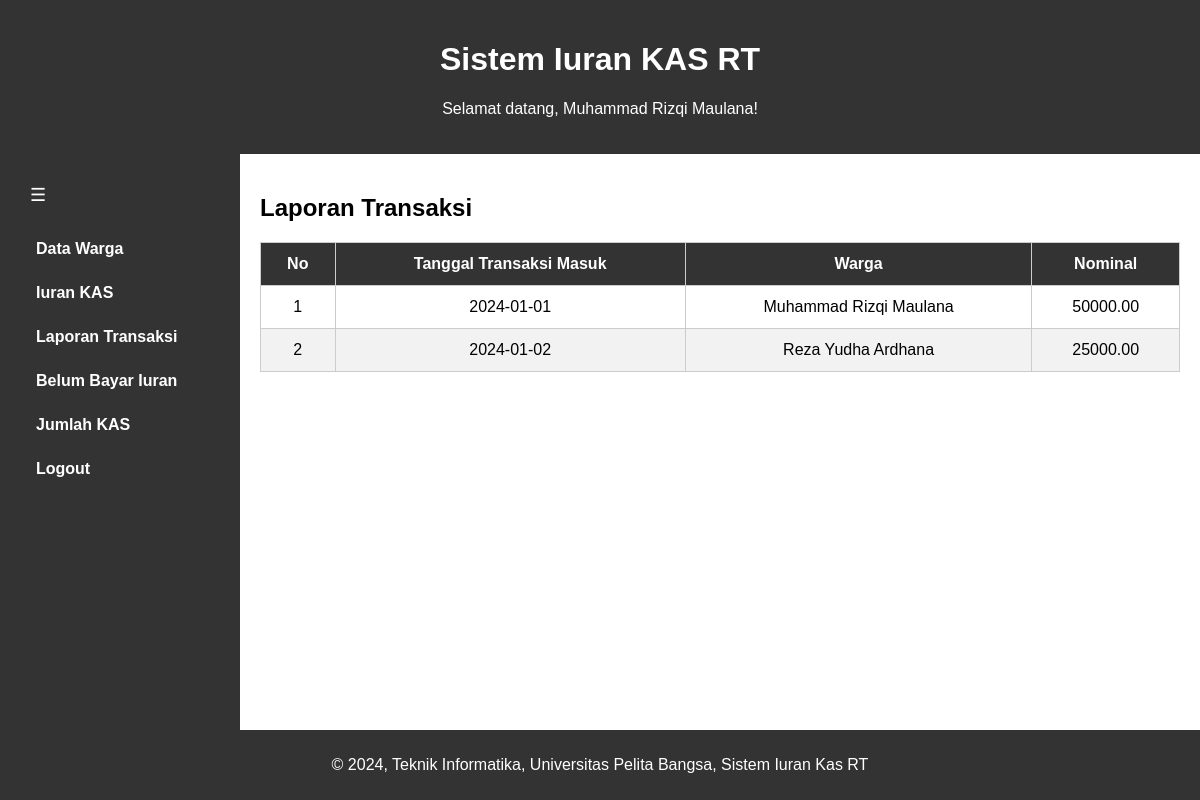
/admin/module/laporan_transaksi.php (signed in), run on the app's committed database.
### tables this page shows
CREATE TABLE `users` (
  `id` int(11) NOT NULL,
  `username` varchar(100) DEFAULT NULL,
  `password` varchar(100) DEFAULT NULL,
  `nama` varchar(200) DEFAULT NULL,
  `email` varchar(200) DEFAULT NULL,
  `status` tinyint(1) DEFAULT NULL,
  `role` tinyint(1) DEFAULT 2 COMMENT '1:Admin\n2:User'
);

CREATE TABLE `iuran` (
  `id` int(11) NOT NULL,
  `tanggal` date DEFAULT NULL,
  `warga_id` int(11) NOT NULL,
  `nominal` decimal(10,2) DEFAULT NULL,
  `keterangan` tinytext DEFAULT NULL,
  `jenis_iuran` tinyint(1) DEFAULT NULL
);

CREATE TABLE `warga` (
  `id` int(11) NOT NULL,
  `nik` varchar(50) DEFAULT NULL,
  `nama` varchar(200) DEFAULT NULL,
  `jenis_kelamin` enum('L','P') DEFAULT NULL,
  `no_hp` varchar(20) DEFAULT NULL,
  `alamat` tinytext DEFAULT NULL,
  `no_rumah` varchar(10) DEFAULT NULL,
  `status` tinyint(1) DEFAULT NULL,
  `users_id` int(11) NOT NULL
);

### admin/module/laporan_transaksi.php (the view, shortened to what this page needs)
<?php
include '../../class/koneksi.php';
$userQuery = "SELECT * FROM users WHERE id=" . $_SESSION["user_id"];
$userResult = mysqli_query($koneksi, $userQuery);
$user = mysqli_fetch_assoc($userResult);
?>
<!DOCTYPE html>
<html lang="en">
<head>
    <link rel="stylesheet" type="text/css" href="../css/admin.css">
</head>
<body>
    <div class="container">
        <header class="header">
            <h1>Sistem Iuran KAS RT</h1>
            <p>Selamat datang, <?php echo $user["nama"]; ?>!</p>
        </header>
        <div class="wrapper">
            <div class="side-bar">
                <button class="toggle-btn" onclick="toggleSidebar()">☰</button>
                <nav>
                    <ul>
                        <li><a href="../admin.php#data-warga">Data Warga</a></li>
                        <li><a href="transaksi_iuran.php">Iuran KAS</a></li>
                        <li><a href="laporan_transaksi.php">Laporan Transaksi</a></li>
                        <li><a href="belum_bayar.php">Belum Bayar Iuran</a></li>
                        <li><a href="jumlah_kas.php">Jumlah KAS</a></li>
                        <li><a href="../class/logout.php">Logout</a></li>
                    </ul>
                </nav>
            </div>
            <section id="laporan-transaksi" class="col-9">
                <h2>Laporan Transaksi</h2>
                <table>
                    <thead>
                        <tr>
                            <th>No</th>
                            <th>Tanggal Transaksi Masuk</th>
                            <th>Warga</th>
                            <th>Nominal</th>
                        </tr>
                    </thead>
                    <tbody>
                        <?php
                        $laporanTransaksiQuery = "SELECT iuran.id, iuran.tanggal, warga.nama AS warga, iuran.nominal
                                                FROM iuran
                                                JOIN warga ON iuran.warga_id = warga.id";
                        $laporanTransaksiResult = mysqli_query($koneksi, $laporanTransaksiQuery);
                        $nomorBaris = 1;
                        while ($row = mysqli_fetch_assoc($laporanTransaksiResult)) {
                            echo "<tr>";
                            echo "<td>" . $nomorBaris . "</td>";
                            echo "<td>" . $row["tanggal"] . "</td>";
                            echo "<td>" . $row["warga"] . "</td>";
                            echo "<td>" . $row["nominal"] . "</td>";
                            echo "</tr>";
                            $nomorBaris++;
                        }
                        ?>
                    </tbody>
                </table>
            </section>
        </div>
        <footer>
            <p>&copy; 2024, Teknik Informatika, Universitas Pelita Bangsa, Sistem Iuran Kas RT</p>
        </footer>
    </div>
</body>
</html>

### admin/css/admin.css (style rules this page uses)
body { font-family: 'Arial', sans-serif; margin: 0; padding: 0; }
.container { width: 100%; margin: 0 auto; min-height: 100vh; display: flex; flex-direction: column; }
.header { background-color: #333; color: #fff; padding: 20px; text-align: center; }
.wrapper { flex: 1; display: flex; }
.side-bar { background-color: #333; color: #fff; padding: 20px; min-width: 200px; transition: all 0.3s; }
.side-bar ul { list-style: none; padding: 0; }
.side-bar li { margin-bottom: 10px; }
.side-bar a { text-decoration: none; color: #fff; font-weight: bold; display: block; padding: 8px 16px; border-radius: 5px; transition: background-color 0.3s; }
.toggle-btn { background-color: #333; color: #fff; border: none; padding: 10px; font-size: 18px; cursor: pointer; transition: background-color 0.3s; }
.col-9 { flex: 1; padding: 20px; }
table { width: 100%; border-collapse: collapse; margin-top: 20px; overflow-x: auto; }
th { background-color: #333; color: #fff; padding: 12px; text-align: center; }
td { padding: 12px; text-align: center; }
footer { background-color: #333; color: #fff; text-align: center; padding: 10px; }
#laporan-transaksi { padding: 20px; }
#laporan-transaksi table { margin-top: 20px; border-collapse: collapse; width: 100%; overflow-x: auto; }
#laporan-transaksi th, #laporan-transaksi td { border: 1px solid #ccc; padding: 12px; text-align: center; }
#laporan-transaksi th { background-color: #333; color: #fff; }
#laporan-transaksi tbody tr:nth-child(even) { background-color: #f2f2f2; }

### data on the page
users: nama "Muhammad Rizqi Maulana"
iuran: tanggal "2024-01-01", warga.nama "Muhammad Rizqi Maulana", nominal "50000.00"
iuran: tanggal "2024-01-02", warga.nama "Reza Yudha Ardhana", nominal "25000.00"
